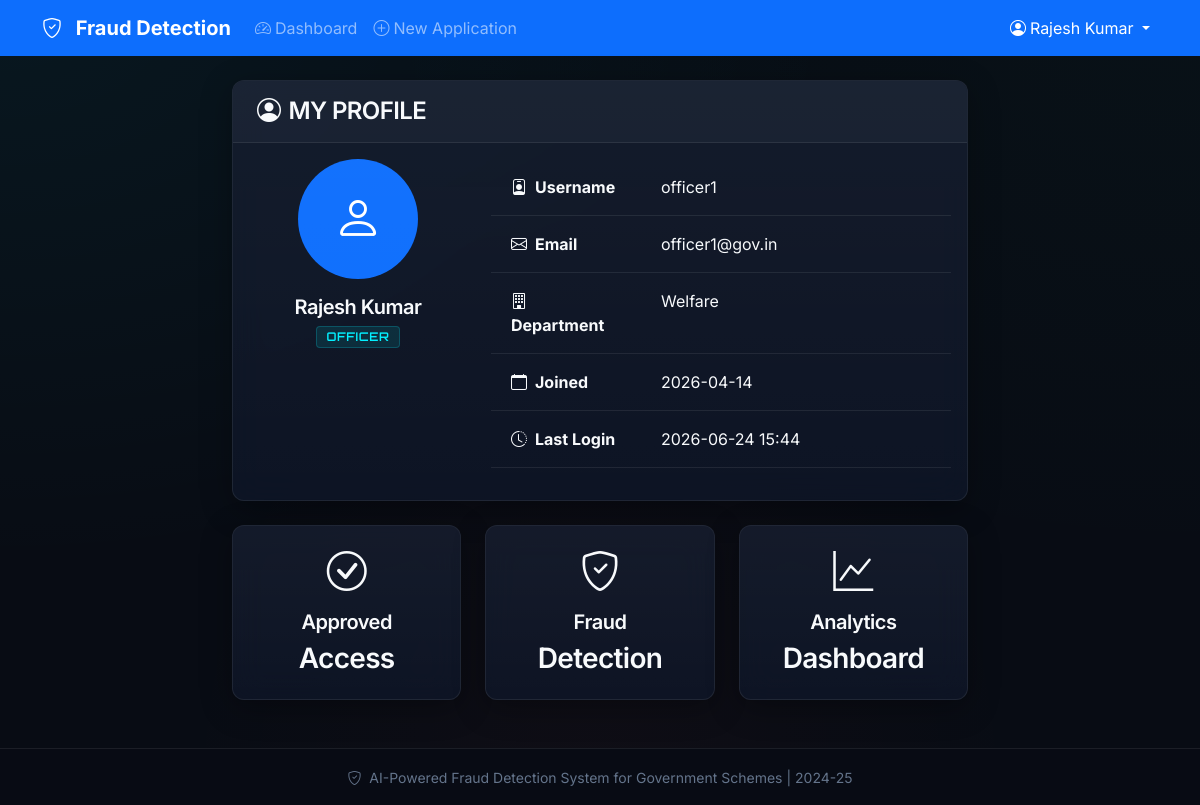
Screenshot of /profile (signed in) with the database file from the repository.
### tables this page shows
CREATE TABLE users (
            id INTEGER PRIMARY KEY AUTOINCREMENT,
            username TEXT UNIQUE NOT NULL,
            email TEXT UNIQUE NOT NULL,
            password_hash TEXT NOT NULL,
            full_name TEXT NOT NULL,
            role TEXT DEFAULT 'officer',
            department TEXT,
            is_active INTEGER DEFAULT 1,
            created_at TIMESTAMP DEFAULT CURRENT_TIMESTAMP,
            last_login TIMESTAMP
        , email_verified INTEGER DEFAULT 0);

### app.py (the view)
@app.route('/profile')
@login_required
def profile():
    user = db.get_user_by_id(session['user_id'])
    return render_template('profile.html', user=user)

### app.py (called while the page is built)
def login_required(f):
    @wraps(f)
    def decorated_function(*args, **kwargs):
        if 'user_id' not in session:
            flash('Please log in to access this page.', 'warning')
            return redirect(url_for('login'))
        if 'session_token' in session:
            db.update_session_activity(session['session_token'])
        return f(*args, **kwargs)
    return decorated_function

### database.py (called while the page is built)
def get_db_connection():
    conn = sqlite3.connect(DATABASE)
    conn.row_factory = sqlite3.Row
    return conn

def get_user_by_id(user_id):
    conn = get_db_connection()
    user = conn.execute('SELECT * FROM users WHERE id = ?', (user_id,)).fetchone()
    conn.close()
    return user

def update_session_activity(session_token):
    conn = get_db_connection()
    conn.execute('''
        UPDATE user_sessions SET last_activity = CURRENT_TIMESTAMP
        WHERE session_token = ?
    ''', (session_token,))
    conn.commit()
    conn.close()

### templates/profile.html (shortened to what this page needs)
<!DOCTYPE html>
<html lang="en">
<head>
    <link href="https://cdn.jsdelivr.net/npm/bootstrap@5.3.0/dist/css/bootstrap.min.css" rel="stylesheet">
    <link rel="stylesheet" href="https://cdn.jsdelivr.net/npm/bootstrap-icons@1.11.0/font/bootstrap-icons.css">
    <link rel="stylesheet" href="{{ url_for('static', filename='css/style.css') }}">
</head>
<body>
    <nav class="navbar navbar-expand-lg navbar-dark bg-primary">
        <div class="container">
            <a class="navbar-brand" href="/">
                <i class="bi bi-shield-check me-2"></i>
                <strong>Fraud Detection</strong>
            </a>
            <div class="collapse navbar-collapse" id="navbarNav">
                <ul class="navbar-nav me-auto">
                    <li class="nav-item">
                        <a class="nav-link" href="/dashboard">
                            <i class="bi bi-speedometer2 me-1"></i>Dashboard
                        </a>
                    </li>
                    <li class="nav-item">
                        <a class="nav-link" href="/new-application">
                            <i class="bi bi-plus-circle me-1"></i>New Application
                        </a>
                    </li>
                </ul>
                <ul class="navbar-nav">
                    <li class="nav-item dropdown">
                        <a class="nav-link dropdown-toggle active" href="#" role="button" data-bs-toggle="dropdown">
                            <i class="bi bi-person-circle me-1"></i>{{ session.full_name }}
                        </a>
                    </li>
                </ul>
            </div>
        </div>
    </nav>
    <div class="container mt-4">
        <div class="row justify-content-center">
            <div class="col-md-8">
                <div class="card shadow">
                    <div class="card-header bg-primary text-white">
                        <h4 class="mb-0"><i class="bi bi-person-circle me-2"></i>My Profile</h4>
                    </div>
                    <div class="card-body">
                        <div class="row">
                            <div class="col-md-4 text-center mb-4">
                                <div class="bg-primary text-white rounded-circle d-inline-flex align-items-center justify-content-center"
                                     style="width: 120px; height: 120px; font-size: 3rem;">
                                    <i class="bi bi-person"></i>
                                </div>
                                <h5 class="mt-3 mb-1">{{ user.full_name }}</h5>
                                <span class="badge bg-{{ 'danger' if user.role == 'admin' else 'primary' }}">
                                    {{ user.role.upper() }}
                                </span>
                            </div>
                            <div class="col-md-8">
                                <table class="table table-borderless">
                                    <tr>
                                        <td class="fw-bold text-muted" style="width: 150px;">
                                            <i class="bi bi-person-badge me-2"></i>Username
                                        </td>
                                        <td>{{ user.username }}</td>
                                    </tr>
                                    <tr>
                                        <td class="fw-bold text-muted">
                                            <i class="bi bi-envelope me-2"></i>Email
                                        </td>
                                        <td>{{ user.email }}</td>
                                    </tr>
                                    <tr>
                                        <td class="fw-bold text-muted">
                                            <i class="bi bi-building me-2"></i>Department
                                        </td>
                                        <td>{{ user.department or 'Not assigned' }}</td>
                                    </tr>
                                    <tr>
                                        <td class="fw-bold text-muted">
                                            <i class="bi bi-calendar me-2"></i>Joined
                                        </td>
                                        <td>{{ user.created_at[:10] if user.created_at else 'N/A' }}</td>
                                    </tr>
                                    <tr>
                                        <td class="fw-bold text-muted">
                                            <i class="bi bi-clock-history me-2"></i>Last Login
                                        </td>
                                        <td>{{ user.last_login[:16] if user.last_login else 'Never' }}</td>
                                    </tr>
                                </table>
                            </div>
                        </div>
                    </div>
                </div>
                <div class="row mt-4">
                    <div class="col-md-4">
                        <div class="card bg-success text-white shadow">
                            <div class="card-body text-center">
                                <i class="bi bi-check-circle fs-1"></i>
                                <h5 class="mt-2">Approved</h5>
                                <h3>Access</h3>
                            </div>
                        </div>
                    </div>
                    <div class="col-md-4">
                        <div class="card bg-info text-white shadow">
                            <div class="card-body text-center">
                                <i class="bi bi-shield-check fs-1"></i>
                                <h5 class="mt-2">Fraud</h5>
                                <h3>Detection</h3>
                            </div>
                        </div>
                    </div>
                    <div class="col-md-4">
                        <div class="card bg-warning text-dark shadow">
                            <div class="card-body text-center">
                                <i class="bi bi-graph-up fs-1"></i>
                                <h5 class="mt-2">Analytics</h5>
                                <h3>Dashboard</h3>
                            </div>
                        </div>
                    </div>
                </div>
            </div>
        </div>
    </div>
    <footer class="mt-5 py-3 bg-light text-center">
        <div class="container">
            <small class="text-muted">
                <i class="bi bi-shield-check me-1"></i>
                AI-Powered Fraud Detection System for Government Schemes | 2024-25
            </small>
        </div>
    </footer>
</body>
</html>

### static/css/style.css (style rules this page uses)
:root { --bg-primary: #080c14; --bg-secondary: #0f172a; --bg-card: rgba(15, 23, 42, 0.75); --border-color: rgba(255, 255, 255, 0.08); --border-glow-color: rgba(0, 240, 255, 0.15); --text-primary: #f8fafc; --text-secondary: #94a3b8; --text-muted: #64748b; --cyber-blue: #00f0ff; --cyber-blue-glow: rgba(0, 240, 255, 0.4); --emerald-green: #10b981; --emerald-glow: rgba(16, 185, 129, 0.4); --amber-gold: #f59e0b; --amber-glow: rgba(245, 158, 11, 0.4); --crimson-red: #ef4444; --crimson-glow: rgba(239, 68, 68, 0.4); --cyan-info: #06b6d4; --cyan-glow: rgba(6, 182, 212, 0.4); }
body { background-color: var(--bg-primary); background-image: radial-gradient(at 0% 0%, rgba(0, 240, 255, 0.05) 0px, transparent 50%), radial-gradient(at 100% 0%, rgba(16, 185, 129, 0.03) 0px, transparent 50%), radial-gradient(at 50% 100%, rgba(239, 68, 68, 0.03) 0px, transparent 50%); color: var(--text-primary); font-family: 'Inter', sans-serif; min-height: 100vh; display: flex; flex-direction: column; overflow-x: hidden; }
h1, h2, h3, h4, h5, h6 { font-weight: 600; letter-spacing: -0.025em; color: var(--text-primary); }
.card { background: var(--bg-card) !important; backdrop-filter: blur(16px); -webkit-backdrop-filter: blur(16px); border: 1px solid var(--border-color) !important; color: var(--text-primary) !important; border-radius: 12px !important; box-shadow: 0 8px 32px 0 rgba(0, 0, 0, 0.3) !important; transition: all 0.3s cubic-bezier(0.16, 1, 0.3, 1); position: relative; overflow: hidden; }
.card::before { content: ''; position: absolute; top: 0; left: 0; width: 100%; height: 100%; background: linear-gradient(180deg, rgba(255, 255, 255, 0.03) 0%, rgba(255, 255, 255, 0) 100%); pointer-events: none; z-index: 1; }
.card-header { background: rgba(30, 41, 59, 0.4) !important; border-bottom: 1px solid var(--border-color) !important; color: var(--text-primary) !important; padding: 1rem 1.5rem; font-weight: 700; letter-spacing: 0.05em; text-transform: uppercase; }
.table { color: var(--text-primary) !important; background-color: transparent !important; }
.table td { padding: 1rem 1.25rem; border-bottom: 1px solid var(--border-color) !important; background-color: transparent !important; color: var(--text-primary) !important; }
.badge { font-family: 'Orbitron', sans-serif; font-size: 0.75rem; font-weight: 600; letter-spacing: 0.05em; padding: 0.35em 0.75em !important; border-radius: 4px !important; border: 1px solid transparent !important; }
.badge.bg-primary { background-color: rgba(0, 240, 255, 0.1) !important; color: var(--cyber-blue) !important; border-color: rgba(0, 240, 255, 0.2) !important; }
footer, .bg-light { background-color: rgba(8, 12, 20, 0.9) !important; color: var(--text-secondary) !important; border-top: 1px solid var(--border-color) !important; }
.text-muted, .form-text { color: var(--text-muted) !important; }

### rows the page displays
users: full_name "Rajesh Kumar", role "OFFICER", username "officer1", email "officer1@gov.in", department "Welfare", created_at "2026-04-14", last_login "2026-06-24 15:44"
